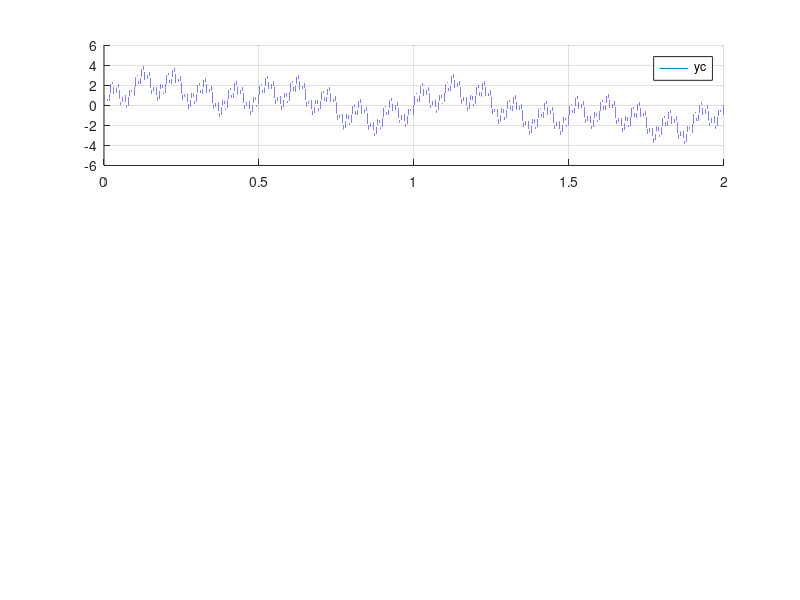

Reproduce this figure in MATLAB.
%%%%%%%%%%%%%%%%%%%%%%%%%%%%%%%%%%%%%%%%%%%%%%%%%%%%%%%%%%%%%%%%%%%
% rekonstruktion nach nyquist shanon
%%%%%%%%%%%%%%%%%%%%%%%%%%%%%%%%%%%%%%%%%%%%%%%%%%%%%%%%%%%%%%%%%%%
delete(findall(0,'type','line'));

Tc=1e-6;
tc=[0:Tc:10-Tc];

f0=0.5;
f1=1;
f2=2;
f3=10;
f4=50;

fm=[f0 f1 f2 f3 f4];

yc=zeros(1,length(tc));
for i=1:length(fm)
    yc=yc+sin(2*pi*fm(i)*tc);
end

clf;
f1=figure(1);
SUB=310;

subplot(SUB+1);
hold all;
plot(tc(1:2/Tc),yc(1:2/Tc));
hold off;
grid on;
legend('yc');

ar=sort(findall(0,'type','figure'));
set(ar,'WindowStyle','docked');
